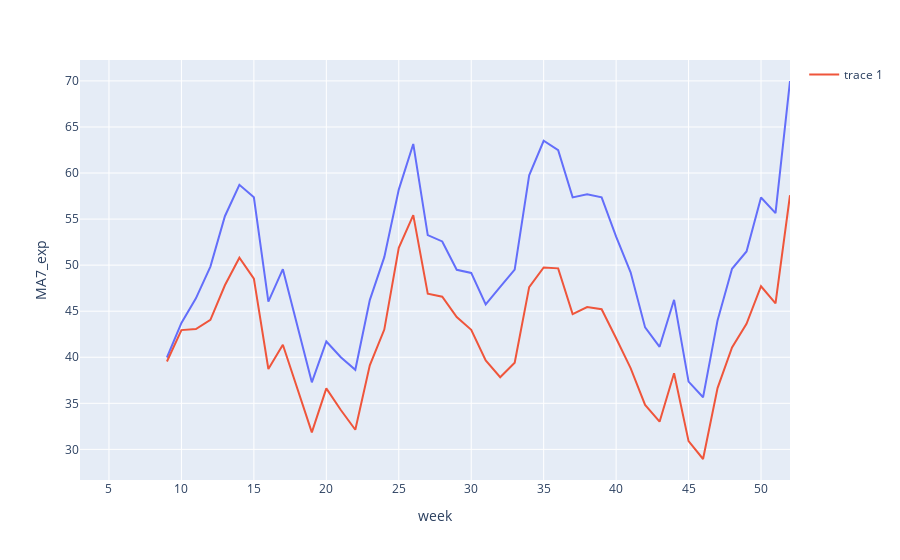

Notebook code for this chart:
### Code cell
import plotly.express as px

output_copy = output_full.groupby("week").sum()
output_copy["MA7"] = output_copy['expected loss revenue'].rolling(7).mean()
output_copy["MA7_exp"] = output_copy["loss revenue"].rolling(7).mean()
fig = px.line(output_copy, x=output_copy.index, y="MA7_exp")
fig.add_scatter(x=output_copy.index, y=output_copy["MA7"], mode="lines")
fig.show()

### Figure 1 — Plotly figure (JSON) as saved in the notebook; plotly's stock layout.template omitted (floating-point values rounded to 4 significant figures)
{"data": [{"hovertemplate": "week=%{x}<br>MA7_exp=%{y}<extra></extra>", "legendgroup": "", "line": {"color": "#636efa", "dash": "solid"}, "mode": "lines", "name": "", "orientation": "v", "showlegend": false, "type": "scatter", "x": [3, 4, 5, 6, 7, 8, 9, 10, 11, 12, 13, 14, 15, 16, 17, 18, 19, 20, 21, 22, 23, 24, 25, 26, 27, 28, 29, 30, 31, 32, 33, 34, 35, 36, 37, 38, 39, 40, 41, 42, 43, 44, 45, 46, 47, 48, 49, 50, 51, 52], "xaxis": "x", "y": [null, null, null, null, null, null, 39.97, 43.73, 46.39, 49.85, 55.31, 58.73, 57.36, 46.04, 49.57, 43.42, 37.28, 41.71, 40.01, 38.64, 46.2, 50.87, 58.2, 63.16, 53.26, 52.57, 49.5, 49.16, 45.74, 47.63, 49.51, 59.75, 63.51, 62.48, 57.36, 57.7, 57.36, 53.11, 49.22, 43.24, 41.13, 46.24, 37.36, 35.65, 44.0, 49.6, 51.48, 57.34, 55.65, 69.99], "yaxis": "y"}, {"mode": "lines", "type": "scatter", "x": [3, 4, 5, 6, 7, 8, 9, 10, 11, 12, 13, 14, 15, 16, 17, 18, 19, 20, 21, 22, 23, 24, 25, 26, 27, 28, 29, 30, 31, 32, 33, 34, 35, 36, 37, 38, 39, 40, 41, 42, 43, 44, 45, 46, 47, 48, 49, 50, 51, 52], "y": [null, null, null, null, null, null, 39.53, 42.95, 43.07, 44.07, 47.81, 50.81, 48.53, 38.73, 41.35, 36.52, 31.84, 36.62, 34.27, 32.13, 39.12, 43.01, 51.88, 55.42, 46.9, 46.58, 44.37, 42.98, 39.66, 37.84, 39.4, 47.61, 49.74, 49.65, 44.68, 45.45, 45.22, 42.06, 38.83, 34.83, 33.0, 38.27, 30.89, 28.95, 36.65, 41.07, 43.64, 47.71, 45.85, 57.6]}], "layout": {"legend": {"tracegroupgap": 0}, "margin": {"t": 60}, "xaxis": {"anchor": "y", "domain": [0, 1], "title": {"text": "week"}}, "yaxis": {"anchor": "x", "domain": [0, 1], "title": {"text": "MA7_exp"}}}}
